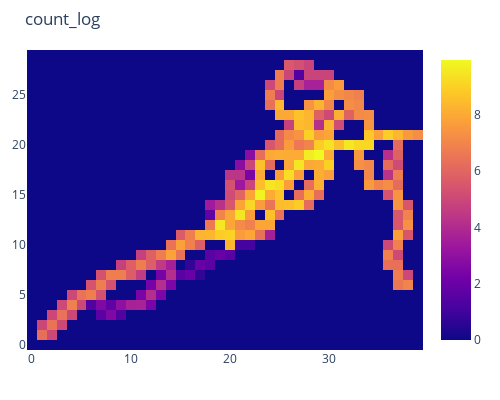

The code cell stored with this chart in its notebook:
### Code cell
world.ShowGridWorld_Count_log()

### Figure 1 — Plotly figure (JSON) as saved in the notebook; plotly's stock layout.template omitted (floating-point values rounded to 4 significant figures; data arrays with more than 128 entries replaced by an {"elided": "..."} marker saying what was removed)
{"data": [{"type": "heatmap", "z": {"elided": "30x40 float values"}}], "layout": {"autosize": false, "height": 400, "margin": {"b": 50, "l": 20, "r": 20, "t": 50}, "title": {"text": "count_log"}, "width": 500}}
